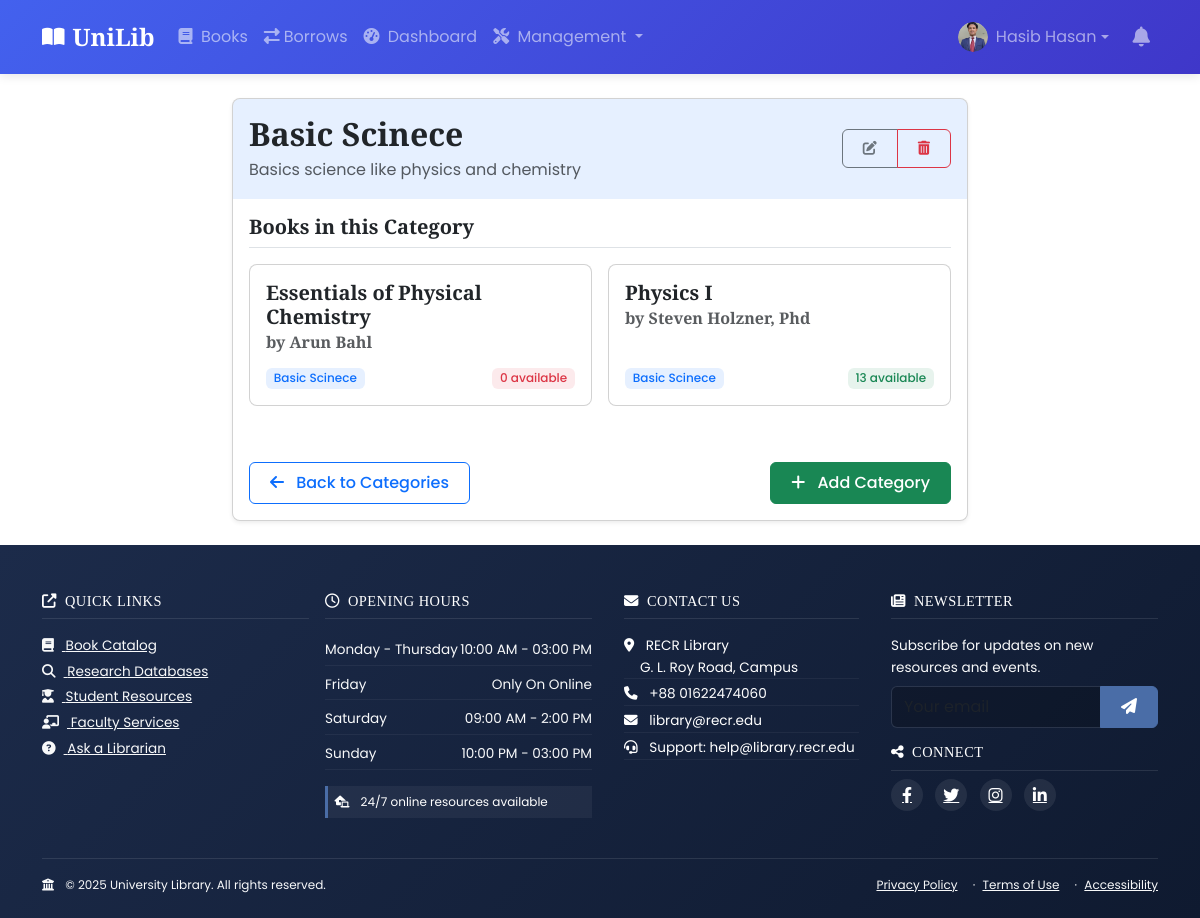
The app's page /books/categories/7/ (signed in), older data.
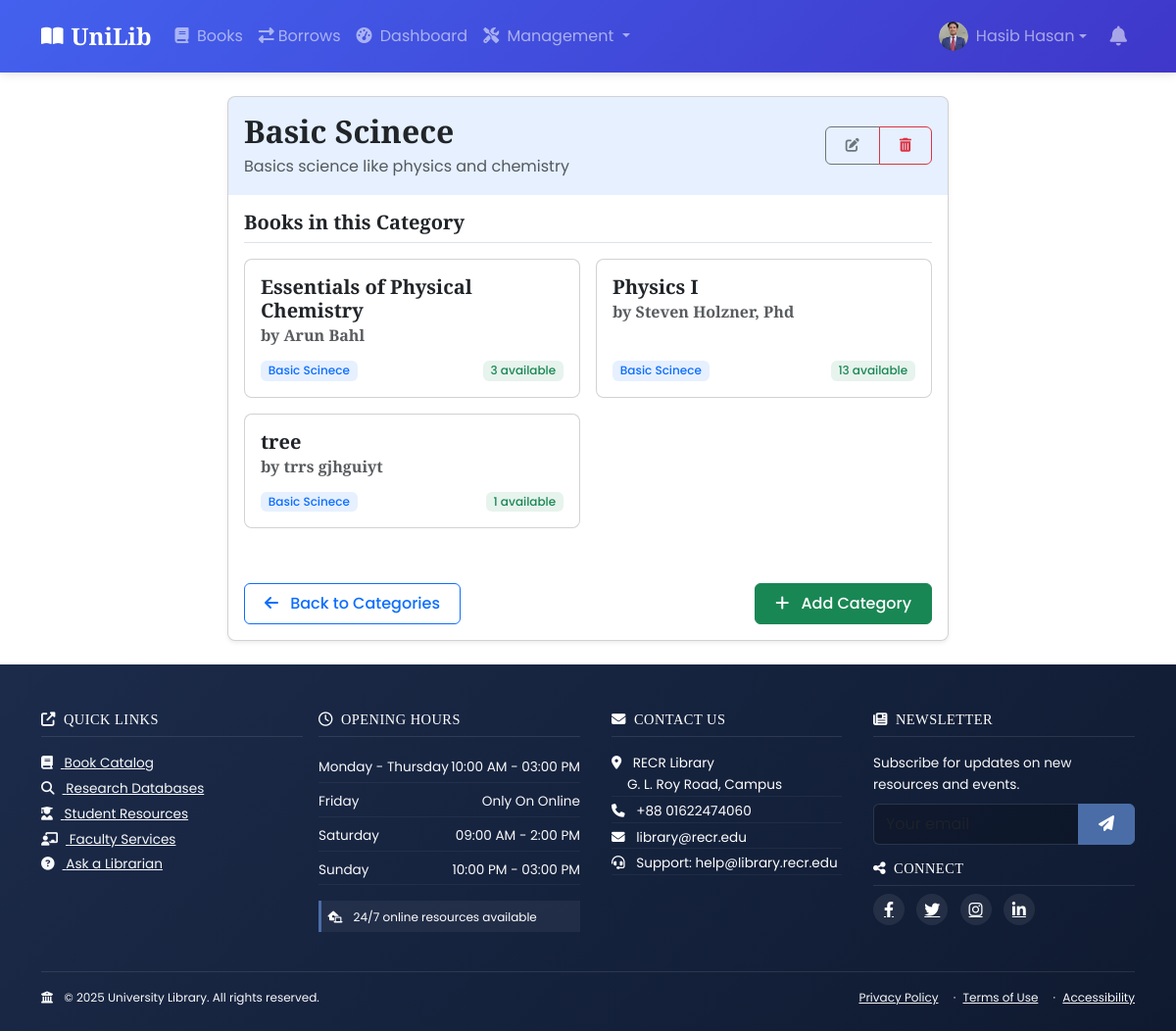
The same page, newer data.
### books/models.py (models this page shows, shortened)
class Book(models.Model):
    title = models.CharField(max_length=200)
    author = models.CharField(max_length=100)
    isbn = models.CharField('ISBN', max_length=13, unique=True)
    publisher = models.CharField(max_length=100, blank=True)
    category = models.ForeignKey(Category, on_delete=models.SET_NULL, null=True)
    publication_date = models.DateField(null=True, blank=True)
    total_copies = models.PositiveIntegerField(default=1)
    available_copies = models.PositiveIntegerField(default=1)
    cover_image = models.ImageField(upload_to='book_covers/', blank=True, null=True)
    description = models.TextField(blank=True)
    created_at = models.DateTimeField(auto_now_add=True)
    updated_at = models.DateTimeField(auto_now=True)
    class Meta:
        ordering = ['title']

class Category(models.Model):
    name = models.CharField(max_length=100, unique=True)
    description = models.TextField(blank=True)
    def __str__(self):
        return self.name

### books/views.py (the view)
# urls.py: path('categories/<int:pk>/', CategoryDetailView.as_view(), name='category-detail'),
class CategoryDetailView(DetailView):
    model = Category
    template_name = 'books/category_detail.html'

### accounts/models.py (called while the page is built)
    def is_admin(self):
        return self.role == self.Role.ADMIN

    def is_librarian(self):
        return self.role == self.Role.LIBRARIAN

    def get_profile_picture(self):
        if self.profile_picture and hasattr(self.profile_picture, 'url'):
            return self.profile_picture.url
        return '/static/images/default_profile.png'

### notifications/utils.py (called while the page is built)
def notification_count(request):
    if request.user.is_authenticated:
        count = Notification.objects.filter(user=request.user, is_read=False).count()
        return {'unread_notification_count': count}
    return {}

### books/templates/books/category_detail.html (shortened to what the changed rows need)
{% extends 'base.html' %}
{% block content %}
<div class="container py-4 animate__animated animate__fadeIn">
    <div class="row g-4">
        <div class="col-lg-8 mx-auto">
            <div class="card shadow-sm h-100">
                <div class="card-header bg-primary bg-opacity-10 border-0 py-3">
                    <div class="d-flex justify-content-between align-items-center">
                        <div>
                            <h2 class="mb-1">{{ category.name }}</h2>
                        </div>
                    </div>
                </div>
                <div class="card-body">
                    <div class="mb-4">
                        {% if category.book_set.all %}
                        <div class="row g-3">
                            {% for book in category.book_set.all %}
                            <div class="col-md-6">
                                <div class="card hover-shadow h-100">
                                    <div class="card-body d-flex flex-column">
                                        <h5 class="card-title">{{ book.title }}</h5>
                                        <h6 class="card-subtitle mb-2 text-muted">by {{ book.author }}</h6>
                                        <div class="mt-auto pt-2">
                                            <div class="d-flex justify-content-between align-items-center">
                                                <span class="badge bg-primary bg-opacity-10 text-primary">
                                                    {{ book.category }}
                                                </span>
                                                <span class="badge bg-{% if book.available_copies > 0 %}success{% else %}danger{% endif %} bg-opacity-10 text-{% if book.available_copies > 0 %}success{% else %}danger{% endif %}">
                                                    {{ book.available_copies }} available
                                                </span>
                                            </div>
                                        </div>
                                    </div>
                                </div>
                            </div>
                            {% endfor %}
                        </div>
                        {% else %}
                        <div class="alert alert-info d-flex align-items-center">
                            <i class="fas fa-info-circle me-2"></i>
                            No books found in this category.
                        </div>
                        {% endif %}
                    </div>
                </div>
            </div>
        </div>
    </div>
</div>
{% endblock %}

Row changes from the older to the newer data that the page shows:
changed Book "Essentials of Physical Chemistry": available_copies "0" → "3"
added Book: title "tree", author "trrs gjhguiyt", category "Basic Scinece", available_copies "1"
